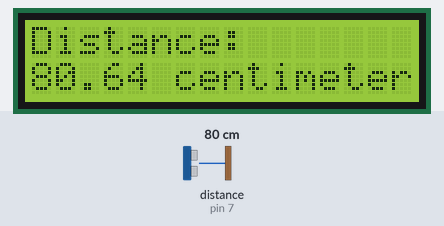
A sketch run on a simulated Arduino Uno, built with avr-gcc and run on an emulated ATmega328P. On the bench: 16×2 character LCD. Wiring (inferred from the names in the program): ultrasonic range finder: trigger pin 9; echo pin 7. The inputs (shaded band) are chosen by the test bench; at power-on: distance to the obstacle (sensor on pin 7) 80 cm. The echo pulse lasts 58.3 µs per cm.

Above: at 1.2 s.
1.3 s: distance to the obstacle (sensor on pin 7) set to 120 cm
At 3.0 s:
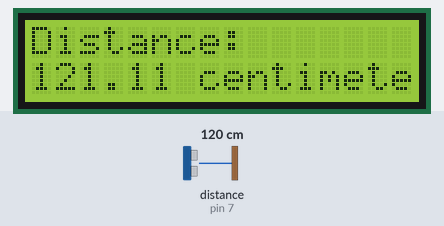
4.3 s: distance to the obstacle (sensor on pin 7) set to 35 cm
At 6.2 s:
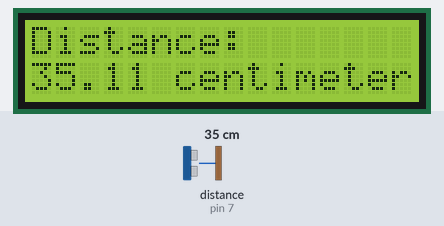
6.5 s: distance to the obstacle (sensor on pin 7) set to 2 cm
At 8.3 s:
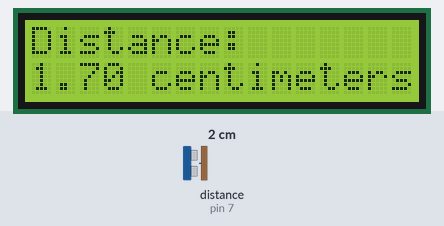
Timing chart, 0 to 9.8 s (numbered marks = the images above; inputs shaded):
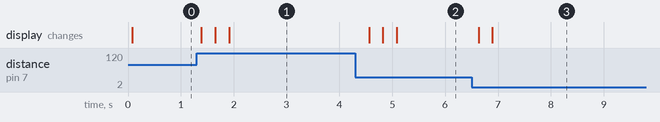

The sketch:

Ultrasonic_sensor_with_LCD_display.ino
```cpp
#include <LiquidCrystal.h> //Load Liquid Crystal Library
LiquidCrystal LCD(12, 11, 5, 4, 3, 2);  //Create Liquid Crystal Object called LCD

int trigPin=9; //Sensor Trip pin connected to Arduino pin 9
int echoPin=7;  //Sensor Echo pin connected to Arduino pin 7
int myCounter=0;  //declare your variable myCounter and set to 0
int servoControlPin=6; //Servo control line is connected to pin 6
float pingTime;  //time for ping to travel from the sensor to the target and return
float targetDistance; //Distance to Target in Centimeters
float speedOfSound=776.5; //Speed of sound in miles per hour

void setup() {

Serial.begin(9600);
pinMode(trigPin, OUTPUT);
pinMode(echoPin, INPUT);
LCD.begin(16,2); //Tell Arduino to start your 16x2 LCD
LCD.setCursor(0,0);  //Set LCD cursor to upper left corner, column 0, row 0
LCD.print("Distance:");  //Print Message on First Row
}

void loop() {

  digitalWrite(trigPin, LOW); //Set trigger pin low
  delayMicroseconds(2000); //Let signal settle
  digitalWrite(trigPin, HIGH); //Set trigPin high
  delayMicroseconds(15); //Delay in high state
  digitalWrite(trigPin, LOW); //ping has now been sent
  delayMicroseconds(10); //Delay in high state

  pingTime = pulseIn(echoPin, HIGH);  //pingTime in microceconds
  pingTime=pingTime/1000000; //convert pingTime to seconds by dividing by 1000000 (microseconds in a second)
  pingTime=pingTime/3600; //convert pingtime to hours by dividing by 3600 (seconds in an hour)
  targetDistance= speedOfSound * pingTime;  //This will be in miles, since we declared the speed of sound as kilometers per hour; although we're going to convert it back to centimeters
  targetDistance=targetDistance/2; //Remember ping travels to the target and back from the target, so you must divide by 2 for actual target distance.
  targetDistance= targetDistance*160934,4;    //Convert miles to centimeters by multipling by 160934,4


  LCD.setCursor(0,1);  //Set the cursor to the first column of the second row
  LCD.print("                "); //Print blanks to clear the row
  LCD.setCursor(0,1);   //Set Cursor again to the first column of the second row
  LCD.print(targetDistance); //Print measured distance
  LCD.print(" centimeters");  //Print your units
  delay(250); //Pause to let things settle

}
```

Measured:
- after the input at 1.3 s, the display: changes after 0.09 s (image 1)
- after the input at 4.3 s, the display: changes after 0.26 s (image 2)
- after the input at 6.5 s, the display: first changes after 0.14 s (image 3 shows a later state)
